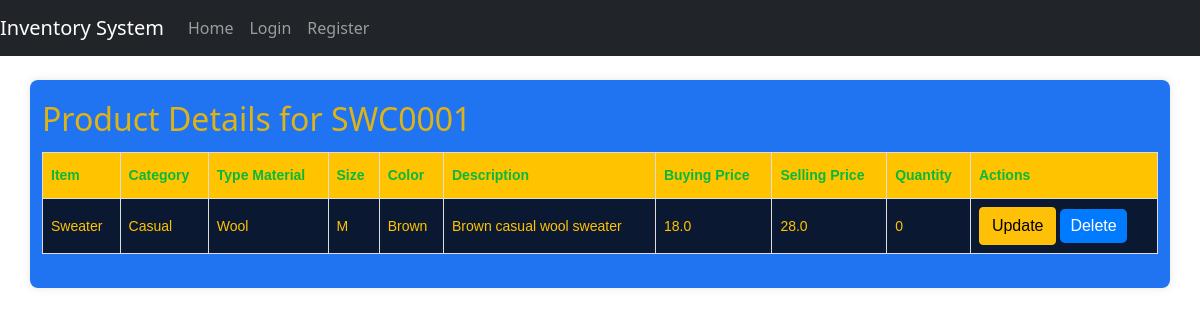
Page /product_details/SWC0001 on the committed database.
### STORE/models.py (models this page shows, shortened)
class Product(db.Model):
    id = db.Column(db.Integer, primary_key=True)
    pre = db.Column(db.String(10), nullable=False)
    code = db.Column(db.String(20), nullable=False, unique=True)
    item = db.Column(db.String(50), nullable=False)
    category = db.Column(db.String(50), nullable=False)
    type_material = db.Column(db.String(50), nullable=False)
    size = db.Column(db.String(10), nullable=False)
    color = db.Column(db.String(20), nullable=False)
    description = db.Column(db.String(255), nullable=True)
    buying_price = db.Column(db.Float, nullable=False)
    selling_price = db.Column(db.Float, nullable=False)
    quantity = db.Column(db.Integer, nullable=False)

### STORE/routes.py (the view)
@bp.route('/product_details/<string:code>')
def stock_details(code):
    products = Product.query.filter(Product.code.like(code + '%')).all()
    if not products:
        flash(f'No products found for product code {code}', 'danger')
    return render_template('product_details.html', products=products, product_code=code)

### STORE/templates/product_details.html (shortened to what this page needs)
{% extends "base.html" %}
{% block content %}
<div class="row">
    <div class="col">
        <h2>Product Details for {{ product_code }}</h2>
        <table>
            <thead>
                <tr>
                    <th>Item</th>
                    <th>Category</th>
                    <th>Type Material</th>
                    <th>Size</th>
                    <th>Color</th>
                    <th>Description</th>
                    <th>Buying Price</th>
                    <th>Selling Price</th>
                    <th>Quantity</th>
                    <th>Actions</th>
                </tr>
            </thead>
            <tbody>
                {% if products %}
                    {% for item in products %}
                    <tr>
                        <td>{{ item.item }}</td>
                        <td>{{ item.category }}</td>
                        <td>{{ item.type_material }}</td>
                        <td>{{ item.size }}</td>
                        <td>{{ item.color }}</td>
                        <td>{{ item.description }}</td>
                        <td>{{ item.buying_price }}</td>
                        <td>{{ item.selling_price }}</td>
                        <td>{{ item.quantity }}</td>
                        <td>
                            <a href="{{ url_for('update_product', code=item.code) }}" class="btn btn-warning">Update</a>
                            <form action="{{ url_for('delete_product', code=item.code) }}" method="post" style="display:inline;">
                                <button type="submit" class="btn btn-danger">Delete</button>
                            </form>
                        </td>
                    </tr>
                    {% endfor %}
                {% else %}
                    <tr>
                        <td colspan="10">No products found for {{ product_code }}</td>
                    </tr>
                {% endif %}
            </tbody>
        </table>
    </div>
</div>
{% endblock %}

### STORE/static/css/theme.css (style rules this page uses)
body { font-family: 'Arial', sans-serif; background-color: #FFC300; color: #1a3b70; margin: 0; padding: 0; height: 100vh; }
a { color: #0A1931; }
table { width: 100%; border-collapse: collapse; margin: 1em 0; font-family: Arial, sans-serif; font-size: 14px; background-color: #0A1931; color: #FFC300; }
table thead th { background-color: #FFC300; color: #0ab83e; }
table th, table td { border: 1px solid #ddd; padding: 8px; text-align: left; }
table th { padding-top: 12px; padding-bottom: 12px; text-align: left; }

### STORE/static/css/custom_table.css (style rules this page uses)
form { margin-bottom: 20px; }
button[type="submit"] { padding: 5px 10px; border-radius: 5px; background-color: #007bff; color: #fff; border: none; cursor: pointer; }
table { width: 100%; border-collapse: collapse; }
th, td { border: 1px solid #ccc; padding: 8px; text-align: left; }
th { background-color: #f2f2f2; }

### rows in the picture
Product: code "SWC0001", item "Sweater", category "Casual", type_material "Wool", size "M", color "Brown", description "Brown casual wool sweater", buying_price "18.0", selling_price "28.0", quantity "0"
